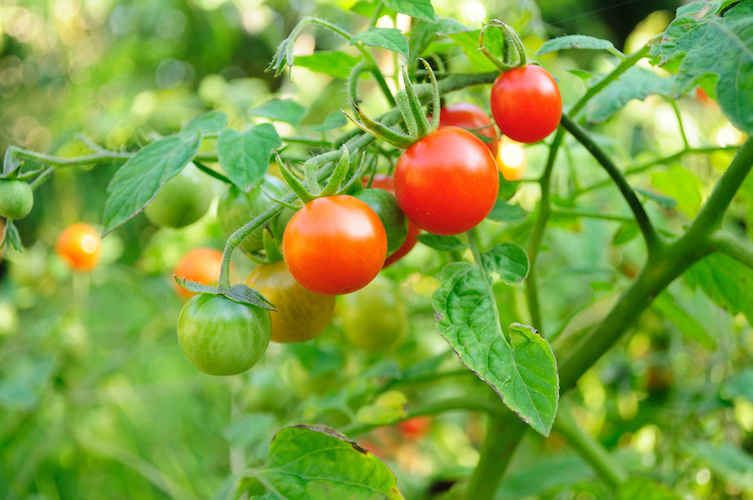
#> input picture tomatoes.jpg, 753 x 500 px
$ python 'canny edge detection.py'
#> lines starting #> are read from the running program, lines starting #| are printed output that depends on the picture; after the words box and inside, x2 and y2 are one past the last pixel; in counts of white or black regions, pixels touching at a corner belong together
import numpy as np
import cv2

img = cv2.imread("tomatoes.jpg",1)
#> img is the input picture: shape (500, 753, 3); mean B, G, R 64.5, 161.1, 127.4

hsv = cv2.cvtColor(img, cv2.COLOR_BGR2HSV) # convers to HSV
#> hsv: shape (500, 753, 3); mean H, S, V 42.7, 166.4, 171.1
# HSV is channel image
# hsv[:,:,0] => hue channel , hue values of all pixels
# hsv[:,:,1] => saturation channel
# hsv[:,:,2] => Value channel

thresh  = 25
# hue values 0-25 is around red and at very high level 250-255
res,thresh = cv2.threshold(hsv[:,:,0], thresh, 255, cv2.THRESH_BINARY_INV)
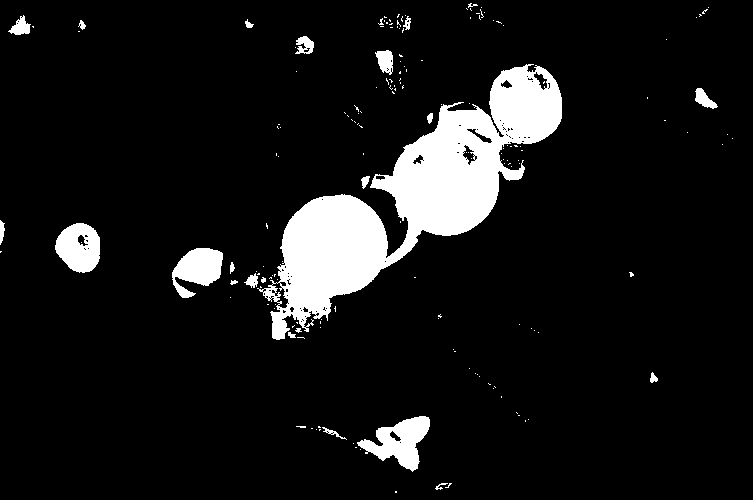
#> thresh: shape (500, 753); 9% white; 172 white regions (148 under 20 px), largest, box (x1, y1, x2, y2) and area: (257, 64, 562, 340) 26468, (357, 416, 430, 472) 1984, (55, 223, 100, 273) 1652
#> res = 25
# NOTE: its THRESH_BINARY_INV which includes values which are less LESS than threshold value
# if hue value 0-25(red region) make it compelete white
cv2.imshow('Thresh',thresh)

# We see tomatoes blobbed together => no edges
# contours will see this as one object

# Canny Edge technique
edges = cv2.Canny(img,100,70)
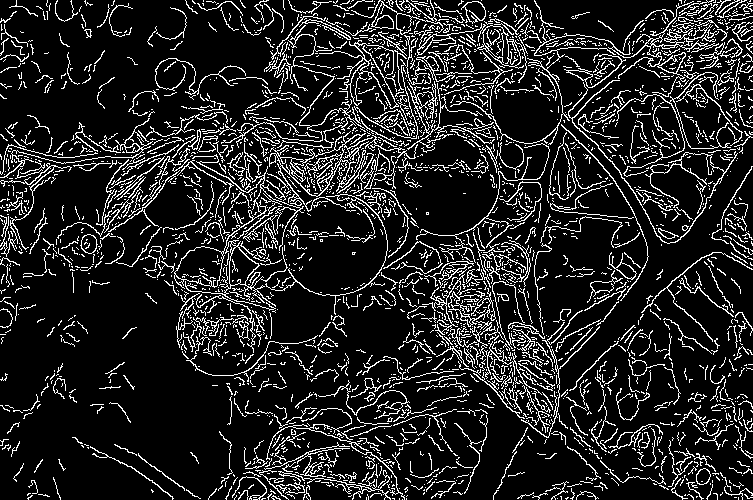
#> edges: shape (500, 753); 14% white in thin lines or dots
# threshold values of edges between 100,70
cv2.imshow("Canny",edges)

cv2.waitKey(0)
cv2.destroyAllWindows()

$ run again, with faces.jpeg copied over tomatoes.jpg
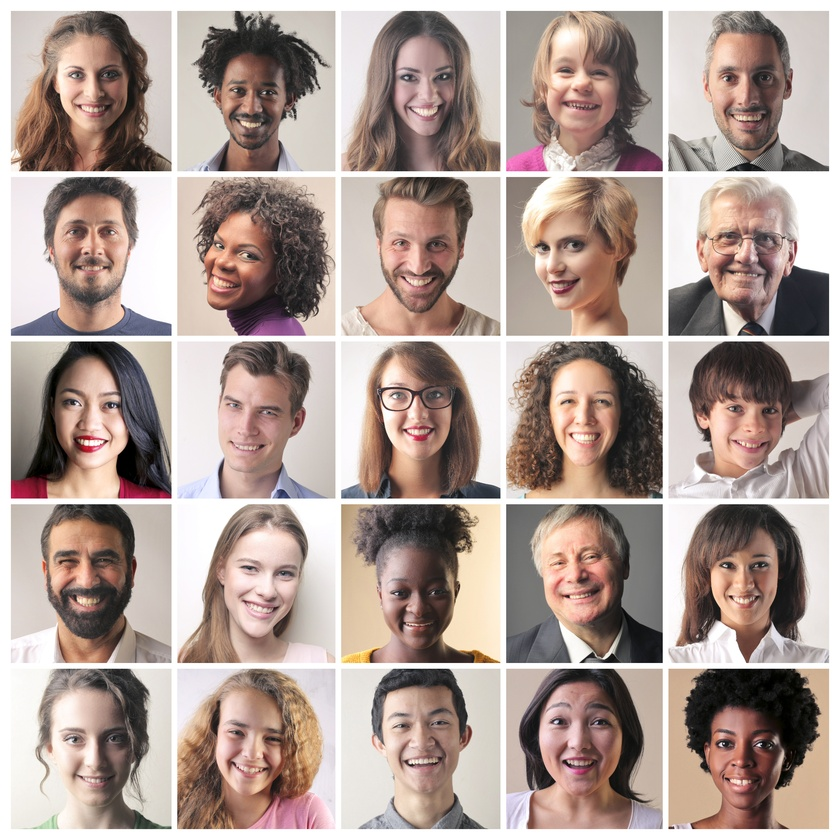
#> input picture faces.jpeg, 840 x 840 px, shrunk from 3080 x 3080 before the run
#> img is the input picture: shape (840, 840, 3); mean B, G, R 150.2, 157.5, 175
#> hsv: shape (840, 840, 3); mean H, S, V 32, 44.2, 175.4
#> `res,thresh = cv2.threshold(hsv[:,:,0], thresh, 255, cv2.THRESH_BINARY_..`:
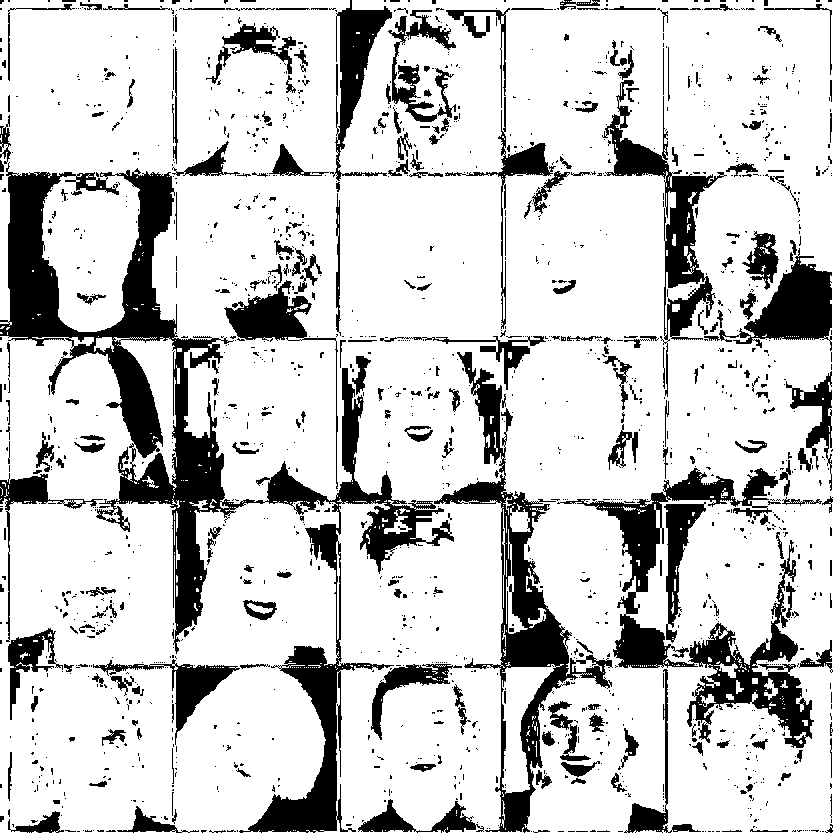
#> thresh: shape (840, 840); 80.4% white; 1553 black regions (1275 under 20 px), largest, box (x1, y1, x2, y2) and area: (0, 162, 454, 833) 42917, (557, 468, 814, 748) 14982, (434, 352, 613, 833) 12958
#> res = 25
#> `edges = cv2.Canny(img,100,70)`:
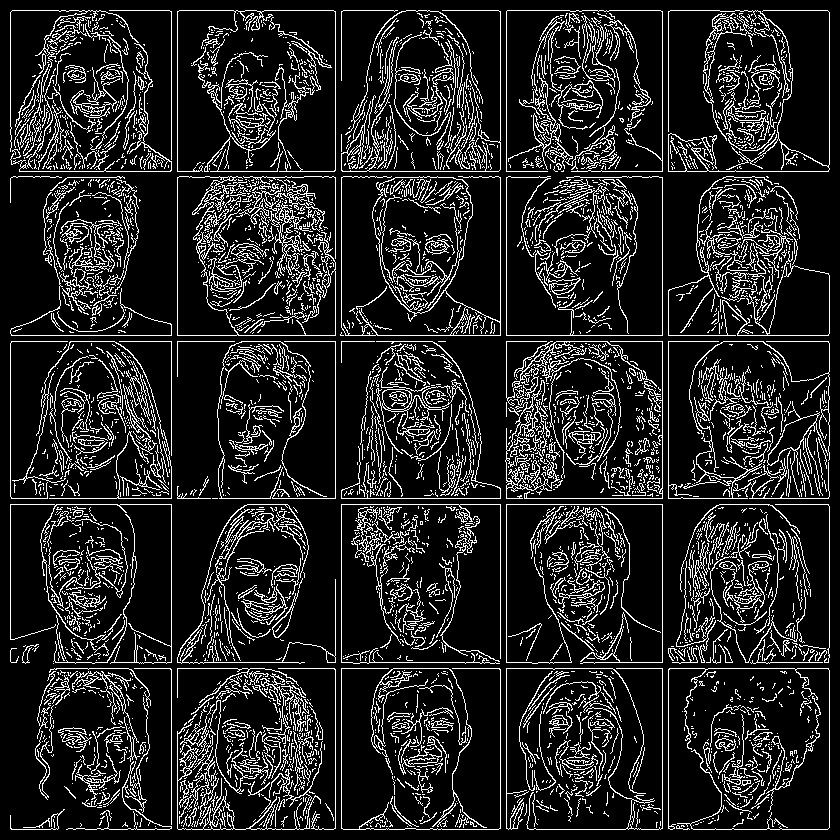
#> edges: shape (840, 840); 14.3% white in thin lines or dots
